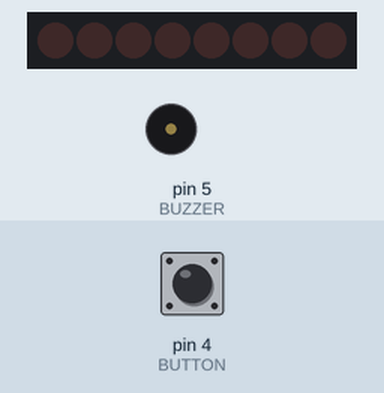
Bench run of a sketch on a simulated Arduino Nano, built with avr-gcc and run on an emulated ATmega328P. Shown: 8 shift-register outputs drawn as a row of LEDs (first output left, lit = HIGH), buzzer (waves = sounding). Wiring (inferred from the names in the program): shift register (74HC595): data pin 1; shift clock pin 3; latch pin 2. Wiring (inferred from the signals the program sends): row of LEDs: on Q0, Q1, Q2, Q3, Q4, Q5, Q6, Q7. The test bench sets the inputs (shaded band); at power-on: pin 4 (BUTTON) HIGH.

Above: at 1.2 s.
1.3 s: pin 4 (BUTTON) pulled LOW for 0.15 s
At 12.1 s:
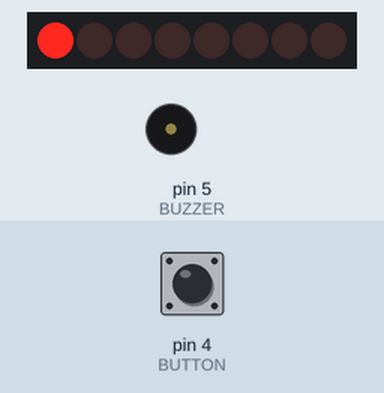
14.9 s: pin 4 (BUTTON) pulled LOW for 1 s
At 15.65 s:
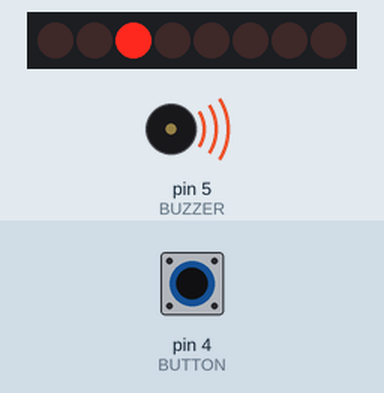
18.8 s: pin 4 (BUTTON) pulled LOW for 0.15 s
At 28.3 s:
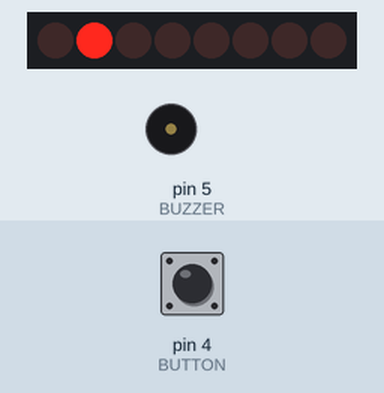
35.3 s: pin 4 (BUTTON) pulled LOW for 3.2 s
At 39.9 s:
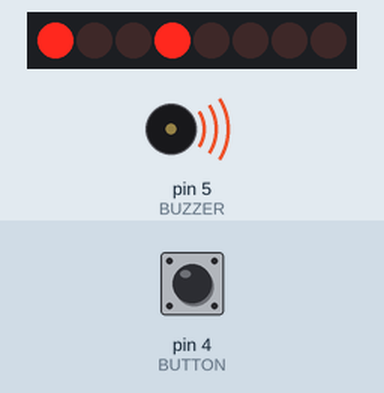
40.0 s: pin 4 (BUTTON) pulled LOW for 0.15 s
At 50.0 s:
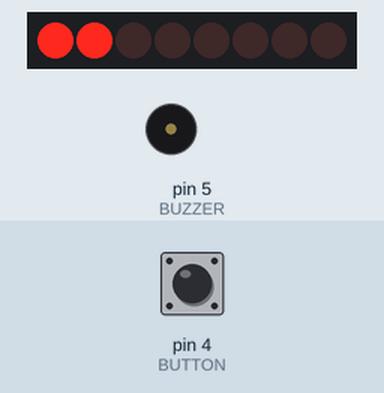
60.7 s: pin 4 (BUTTON) driven LOW
At 61.45 s:
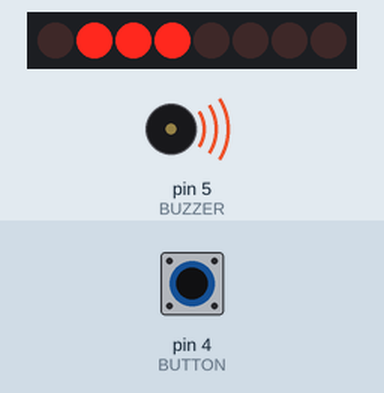
Timing chart, 0 to 65.6 s (numbered marks = the images above; inputs shaded):
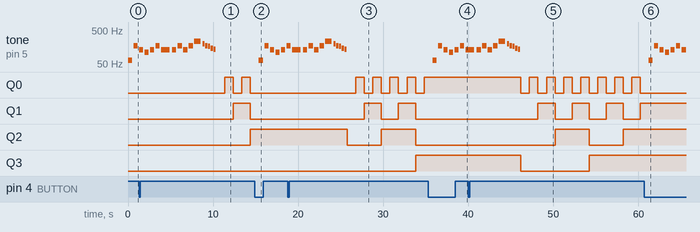

Measured:
- after the input at 1.3 s, tone on pin 5 (BUZZER): goes on until 10.3 s, then stays silent; Q0: alternates HIGH for 1.0 s and LOW for 1.0 s, starting after 10.1 s; Q1: LOW → HIGH after 11.1 s, → LOW 2.0 s later; Q2: LOW → HIGH after 13.1 s
- after the input at 14.9 s, tone on pin 5 (BUZZER): plays 65 Hz for 0.50 s, 174 Hz for 0.50 s, 130 Hz for 0.50 s, 110 Hz for 0.50 s, 130 Hz for 0.50 s, 174 Hz for 0.15 s, starting after 0.50 s
- after the input at 18.8 s, tone on pin 5 (BUZZER): goes on until 25.7 s, then stays silent; Q0: alternates HIGH for 1.0 s and LOW for 1.0 s, starting after 8.0 s; Q1: alternates HIGH for 2.0 s and LOW for 2.0 s, starting after 9.0 s; Q2: HIGH → LOW after 7.0 s, → HIGH 4.0 s later, → LOW 4.0 s later; Q3: LOW → HIGH after 15.0 s
- after the input at 35.3 s, tone on pin 5 (BUZZER): plays 65 Hz for 0.50 s, 174 Hz for 0.50 s, 130 Hz for 0.50 s, 110 Hz for 0.50 s, 130 Hz for 0.50 s, 174 Hz for 0.50 s … (7 notes in this stretch), starting after 0.50 s
- after the input at 40.0 s, tone on pin 5 (BUZZER): goes on until 46.1 s, then stays silent; Q0: alternates HIGH for 1.0 s and LOW for 1.0 s, starting after 6.2 s; Q1: alternates HIGH for 2.0 s and LOW for 2.0 s, starting after 8.2 s; Q2: LOW → HIGH after 10.2 s, → LOW 4.0 s later, → HIGH 4.0 s later; Q3: HIGH → LOW after 6.2 s, → HIGH 8.0 s later
- after the input at 60.7 s, tone on pin 5 (BUZZER): plays 65 Hz for 0.50 s, 174 Hz for 0.50 s, 130 Hz for 0.50 s, 110 Hz for 0.50 s, 130 Hz for 0.50 s, 174 Hz for 0.50 s … (7 notes in this stretch), starting after 0.50 s

The sketch:

BinaryStopwatch.ino
```cpp
/*
 *  Binary Stopwatch w/ Jeopardy Theme
 *  Linus Gordon and Tom Wang
 *  Comp50: Wearable Devices
 *  February 16, 2016
 *
 * This program uses a shift register to light up the LEDs in the
 * binary stopwatch. When the stopwatch is not going, the Jeopardy
 * theme song plays, waiting for the user to press the button in order
 * to start the clock. The user can then pause the clock by pressing the
 * same button. A Light Blue Bean was also used to help control the
 * shift register, button, and piezzo speaker.
 */

#include <PinChangeInt.h> // used for button interruption

// Arduino Pins for Shift Register inputs, a button,
// and a piezzo speaker
#define SER 1
#define RCLK 2
#define SRCLK 3
#define BUTTON 4
#define BUZZER 5

// Octave 1
#define B1 61.74

// Octave 2
#define C2 65.41
#define Cs2 69.30
#define Db2 69.30
#define D2 73.42
#define Ds2 77.78
#define Eb2 77.78
#define E2 82.41
#define F2 87.31
#define Fs2 92.50
#define Gb2 92.50
#define G2 98.00
#define Gs2 103.8
#define Ab2 103.8
#define A2 110.0
#define As2 116.5
#define Bb2 116.5
#define B2 123.5

// Octave 3
#define C3 130.8
#define Cs3 138.6
#define Db3 138.6
#define D3 146.8
#define Ds3 155.6
#define Eb3 155.6
#define E3 164.8
#define F3 174.6
#define Fs3 185.0
#define Gb3 185.0
#define G3 196.0
#define Gs3 207.7
#define Ab3 207.7
#define A3 220.0
#define As3 233.1
#define Bb3 233.1
#define B3 246.9

// Octave 4
#define C4 261.6
#define Cs4 277.2
#define Db4 277.2
#define D4 293.7
#define Ds4 311.1
#define Eb4 311.1
#define E4 329.6
#define F4 349.2
#define Fs4 370.0
#define Gb4 370.0
#define G4 392.0
#define Gs4 415.3
#define Ab4 415.3
#define A4 440.0
#define As4 466.2
#define Bb4 466.2
#define B4 493.9

// Octave 5
#define C5 523.3
#define Cs5 554.4
#define Db5 554.4
#define D5 587.3
#define Ds5 622.3
#define Eb5 622.3
#define E5 659.3
#define F5 698.5
#define Fs5 740.0
#define Gb5 740.0
#define G5 784.0
#define Gs5 830.6
#define Ab5 830.6
#define A5 880.0
#define As5 932.3
#define Bb5 932.3
#define B5 987.8

// Octave 6
#define C6 1047
#define Cs6 1109
#define Db6 1109
#define D6 1175
#define Ds6 1245
#define Eb6 1245
#define E6 1319
#define F6 1397
#define Fs6 1480
#define Gb6 1480
#define G6 1568
#define Gs6 1661
#define Ab6 1661
#define A6 1760
#define As6 1865
#define Bb6 1865
#define B6 1976

// Octave 7
#define C7 2093

bool button_pushed = false;

void setup() {

  pinMode(RCLK, OUTPUT);
  pinMode(SRCLK, OUTPUT);
  pinMode(SER, OUTPUT);
  pinMode(BUZZER, OUTPUT);
  pinMode(BUTTON, INPUT_PULLUP);
  attachPinChangeInterrupt(BUTTON, button, FALLING);
}

void loop() {

  // Plays the Jeopardy theme song on the piezzo speaker
  playJeopardy();

  if (button_pushed) {
      button_pushed = false;
      /* Binary Clock */
      for (int num = 0; num < 256; num++) {
         digitalWrite(RCLK, LOW);
         shiftOut(SER, SRCLK, MSBFIRST, num); // shift out bits
         digitalWrite(RCLK, HIGH); // turn on LEDs
         delay(1000); // 1000 milliseconds in a second

          // stop timer when pushed again
          if(button_pushed) {
               button_pushed = false;
               break;
          }
      }
  }
}

void button() { // will be called via interrupt when button is pressed
        static unsigned long last_interrupt_time = 0;
        unsigned long interrupt_time = millis();
        // If interrupts come faster than 200ms, assume it's a bounce and ignore
        if ((interrupt_time - last_interrupt_time > 200) and !button_pushed) {
                // button pressed
                if (!button_pushed)
                        button_pushed = true;
        }
        last_interrupt_time = interrupt_time;
}

/*
 *  Plays the Jeopardy theme song on a piezzo speaker
 */
void playJeopardy() {

  tone(BUZZER, C2, 500);
  delay(1.3 * 500);
  tone(BUZZER, F3, 500);
  delay(1.3 * 500);
  tone(BUZZER, C3, 500);
  delay(1.3 * 500);
  tone(BUZZER, A2, 500);
  delay(1.3 * 500);

  tone(BUZZER, C3, 500);
  delay(1.3 * 500);
  tone(BUZZER, F3, 500);
  delay(1.3 * 500);
  tone(BUZZER, C3, 1000);
  delay(1.3 * 1000);

  tone(BUZZER, C3, 500);
  delay(1.3 * 500);
  tone(BUZZER, F3, 500);
  delay(1.3 * 500);
  tone(BUZZER, C3, 500);
  delay(1.3 * 500);
  tone(BUZZER, F3, 500);
  delay(1.3 * 500);

  tone(BUZZER, As3, 750);
  delay(1.3 * 750);
  tone(BUZZER, G3, 250);
  delay(1.3 * 250);
  tone(BUZZER, F3, 250);
  delay(1.3 * 250);
  tone(BUZZER, E3, 250);
  delay(1.3 * 250);
  tone(BUZZER, D3, 250);
  delay(1.3 * 250);
  tone(BUZZER, Cs3, 250);
  delay(1.3 * 250);

}
```
